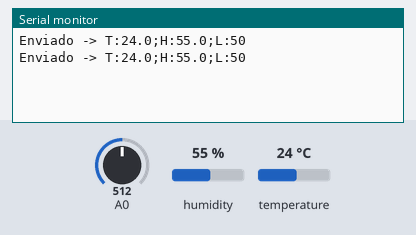
This sketch was run on a simulated Arduino Uno, built with avr-gcc and run on an emulated ATmega328P. Parts: the last lines printed to the serial monitor. The inputs (shaded band) are chosen by the test bench; at power-on: humidity 55 %, A0 = 512, temperature 24 °C.

Above: at 10.8 s.
10.9 s: humidity set to 22 %
At 15.8 s:
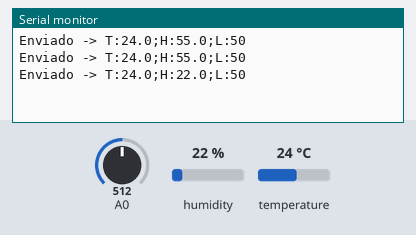
18.4 s: A0 set to 716
At 20.9 s:
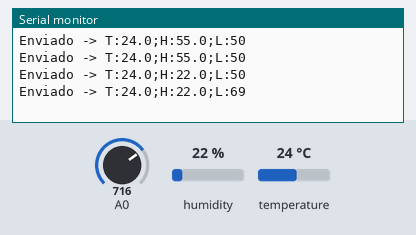
25.9 s: temperature set to 12 °C
At 30.8 s:
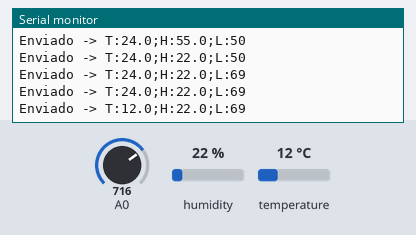
33.4 s: A0 set to 900
At 35.8 s:
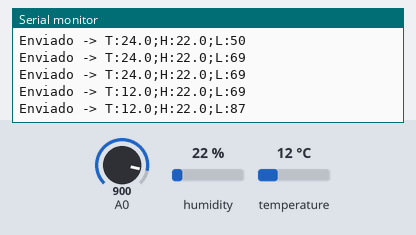
40.9 s: humidity set to 40 %
At 45.8 s:
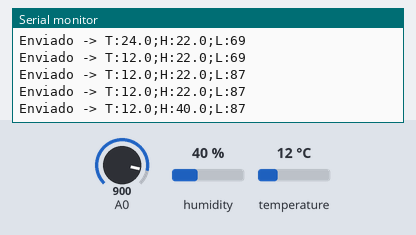
Timing chart, 0 to 47.3 s (numbered marks = the images above; inputs shaded):
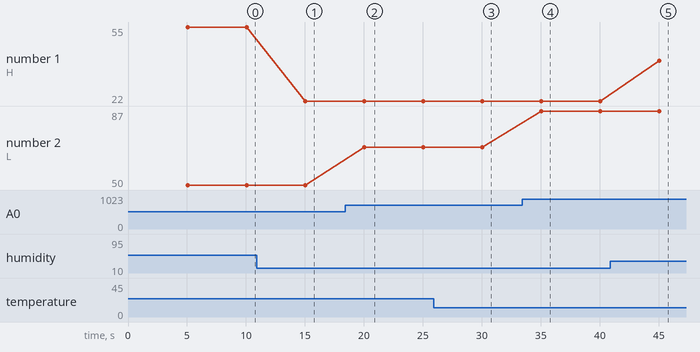

Measured:
- after the input at 10.9 s, the serial monitor: prints a new line after 4.1 s (image 1)
- after the input at 18.4 s, the serial monitor: prints a new line after 1.6 s (image 2)
- after the input at 25.9 s, the serial monitor: prints a new line after 4.1 s (image 3)
- after the input at 33.4 s, the serial monitor: prints a new line after 1.6 s (image 4)
- after the input at 40.9 s, the serial monitor: prints a new line after 4.1 s (image 5)
- plotted number 1: 55 → 22 after the input at 10.9 s, 22 → 40 after the input at 40.9 s
- plotted number 2: 50 → 69 after the input at 18.4 s, 69 → 87 after the input at 33.4 s

The sketch:

sketch3a-arduino-emisor.ino
```cpp
#include <DHT.h>
#include <SoftwareSerial.h>

DHT dht(2, DHT11);
SoftwareSerial enlace(10, 11);           // RX = 10, TX = 11 hacia el ESP32
unsigned long ultima = 0;

void setup() {
  Serial.begin(9600);                     // USB para depurar
  enlace.begin(9600);                     // enlace con el ESP32
  dht.begin();
}

void loop() {
  if (millis() - ultima >= 5000) {
    ultima = millis();
    float t = dht.readTemperature();
    float h = dht.readHumidity();
    int luz = map(analogRead(A0), 0, 1023, 0, 100);
    if (isnan(t) || isnan(h)) return;
    String msg = "T:" + String(t, 1) + ";H:" + String(h, 1) + ";L:" + String(luz);
    enlace.println(msg);
    Serial.println("Enviado -> " + msg);
  }
}
```
